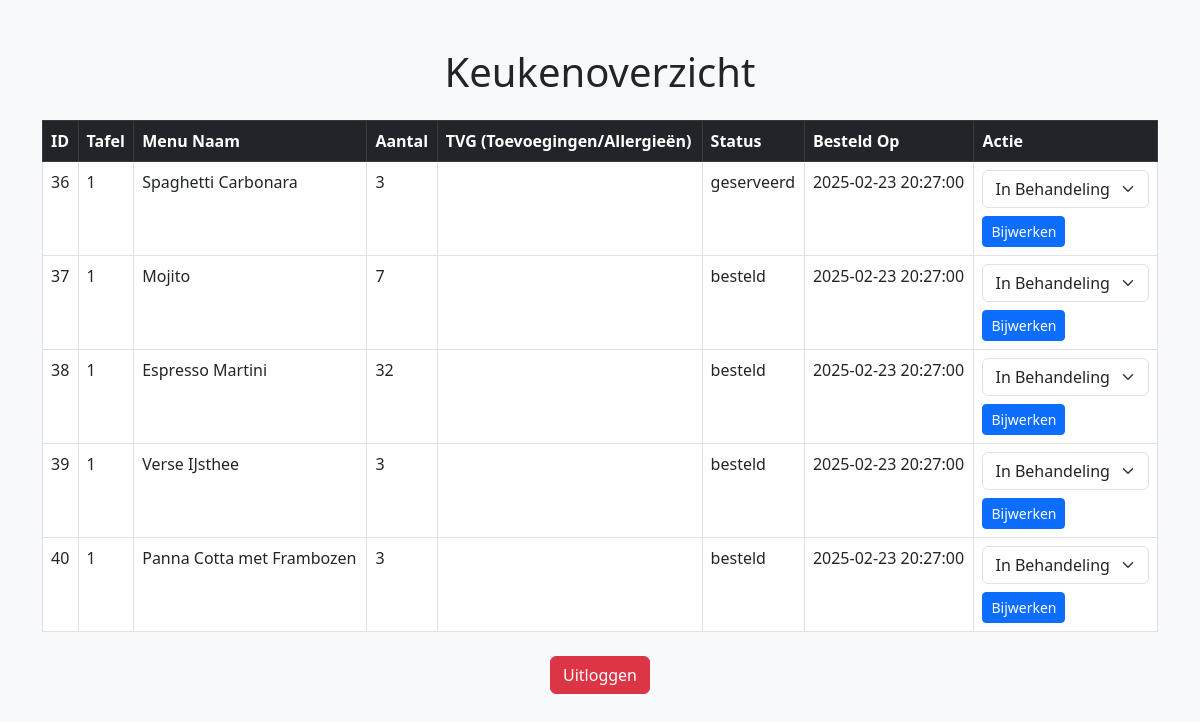
Page /keuken.php (signed in) on the committed database.
### tables this page shows
CREATE TABLE `orders` (
  `id` int(11) NOT NULL,
  `tafel` int(11) NOT NULL,
  `eten` varchar(255) DEFAULT NULL,
  `drinken` varchar(255) DEFAULT NULL,
  `toetje` varchar(255) DEFAULT NULL,
  `status` enum('besteld','in voorbereiding','geserveerd') DEFAULT 'besteld',
  `besteld_op` timestamp NOT NULL DEFAULT current_timestamp(),
  `menu_id` int(11) NOT NULL,
  `aantal` int(11) NOT NULL,
  `menu_naam` varchar(255) DEFAULT NULL,
  `TVG` varchar(255) NOT NULL
);

### keuken.php (the view, shortened to what this page needs)
<?php
require_once 'db-conn.php';
$query = "SELECT * FROM orders ORDER BY besteld_op DESC";
$result = $conn->query($query);
?>
<!DOCTYPE html>
<html lang="nl">
<head>
    <link rel="stylesheet" href="https://cdn.jsdelivr.net/npm/bootstrap@5.3.0/dist/css/bootstrap.min.css">
</head>
<body class="bg-light">
<div class="container mt-5">
    <h1 class="text-center">Keukenoverzicht</h1>
    <table class="table table-bordered mt-4">
        <thead class="table-dark">
            <tr>
                <th>ID</th>
                <th>Tafel</th>
                <th>Menu Naam</th>
                <th>Aantal</th>
                <th>TVG (Toevoegingen/Allergieën)</th>
                <th>Status</th>
                <th>Besteld Op</th>
                <th>Actie</th>
            </tr>
        </thead>
        <tbody>
            <?php while ($row = $result->fetch_assoc()) { ?>
            <tr>
                <td><?php echo $row['id']; ?></td>
                <td><?php echo $row['tafel']; ?></td>
                <td><?php echo htmlspecialchars($row['menu_naam']); ?></td>
                <td><?php echo $row['aantal']; ?></td>
                <td><?php echo htmlspecialchars($row['TVG']); ?></td>
                <td><?php echo htmlspecialchars($row['status']); ?></td>
                <td><?php echo $row['besteld_op']; ?></td>
                <td>
                    <form method="POST">
                        <select name="status" class="form-select">
                            <option value="In Behandeling" <?php if ($row['status'] == 'In Behandeling') echo 'selected'; ?>>In Behandeling</option>
                        </select>
                        <button type="submit" name="update_status" class="btn btn-primary btn-sm mt-2">Bijwerken</button>
                    </form>
                </td>
            </tr>
            <?php } ?>
        </tbody>
    </table>
    <div class="text-center mt-4">
        <a href="logout.php" class="btn btn-danger">Uitloggen</a>
    </div>
</div>
</body>
</html>

### rows in the picture
orders: id "36", tafel "1", menu_naam "Spaghetti Carbonara", aantal "3", status "geserveerd", besteld_op "2025-02-23 20:27:00"
orders: id "37", tafel "1", menu_naam "Mojito", aantal "7", status "besteld", besteld_op "2025-02-23 20:27:00"
orders: id "38", tafel "1", menu_naam "Espresso Martini", aantal "32", status "besteld", besteld_op "2025-02-23 20:27:00"
orders: id "39", tafel "1", menu_naam "Verse IJsthee", aantal "3", status "besteld", besteld_op "2025-02-23 20:27:00"
orders: id "40", tafel "1", menu_naam "Panna Cotta met Frambozen", aantal "3", status "besteld", besteld_op "2025-02-23 20:27:00"
